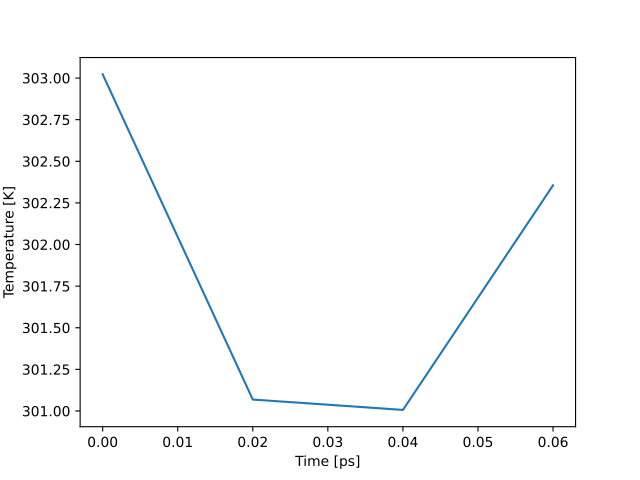

The Python source for this figure:
import matplotlib.pyplot as plt
import MDAnalysis as mda
from MDAnalysisTests.datafiles import AUX_EDR
aux = mda.auxiliary.EDR.EDRReader(AUX_EDR)
temp = aux.get_data("Temperature")
plt.plot(temp["Time"], temp["Temperature"])
plt.ylabel("Temperature [K]")
plt.xlabel("Time [ps]")
plt.show()
